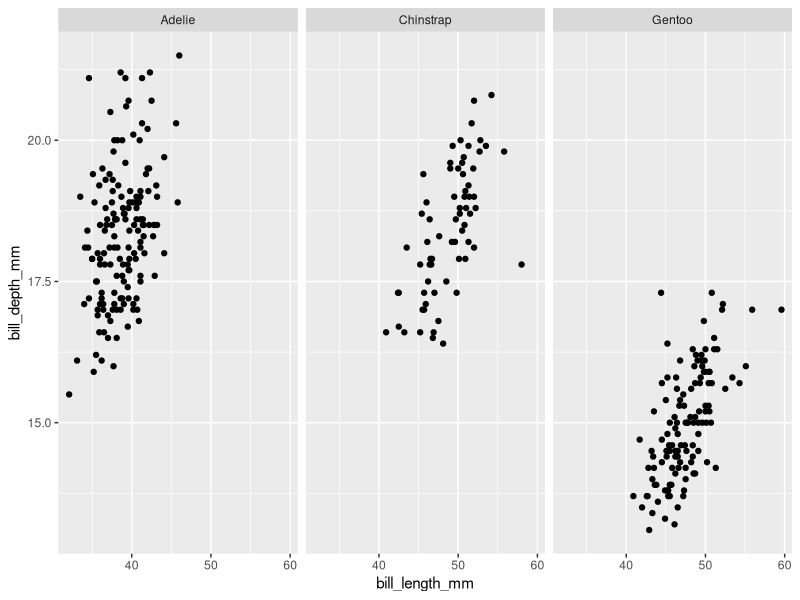
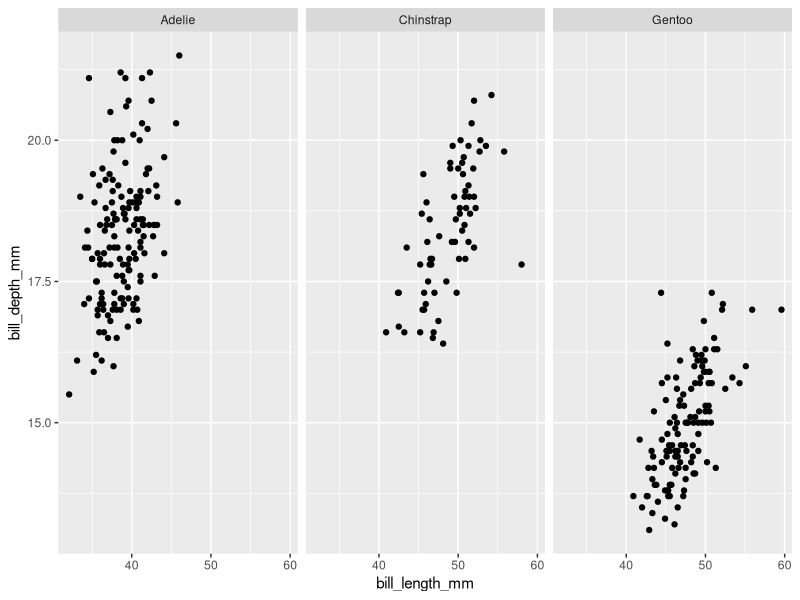

Reproduce these figures in R, in order.

            library(ggplot2)
            library(palmerpenguins)
            built_answer <- tryCatch(
                {
                    set.seed(42)
                    ggplot(penguins, aes(x = bill_length_mm, y = bill_depth_mm)) + geom_point() + facet_wrap(~ species)
                    suppressWarnings(
                        if (!file.exists("/sandbox/figures/bill-length_bill-depth_scatter_facet_species_answer.png")) {
                            ggsave(
                                width = 3,
                                height = 3,
                                "/sandbox/figures/bill-length_bill-depth_scatter_facet_species_answer.png"
                            )
                        }
                    )
                    suppressWarnings(
                        ggplot_build(last_plot())
                    )
                },
                error = function(e) {
                    'ERROR'
                }
            )
            built_submission <- tryCatch(
                {
                    set.seed(42)
                    ggplot(data = penguins, aes(x = bill_length_mm, y = bill_depth_mm)) +
  geom_point() +
  facet_wrap(~species)
                    suppressWarnings(
                        ggsave(
                            width = 3,
                            height = 3,
                            "figures/bill-length_bill-depth_scatter_facet_species_submission_qwen.png"
                        )
                    )
                    suppressWarnings(
                        ggplot_build(last_plot())
                    )
                },
                error = function(e) {
                    'ERROR'
                }
            )
            cat(isTRUE(all.equal(built_answer, built_submission)))
        
